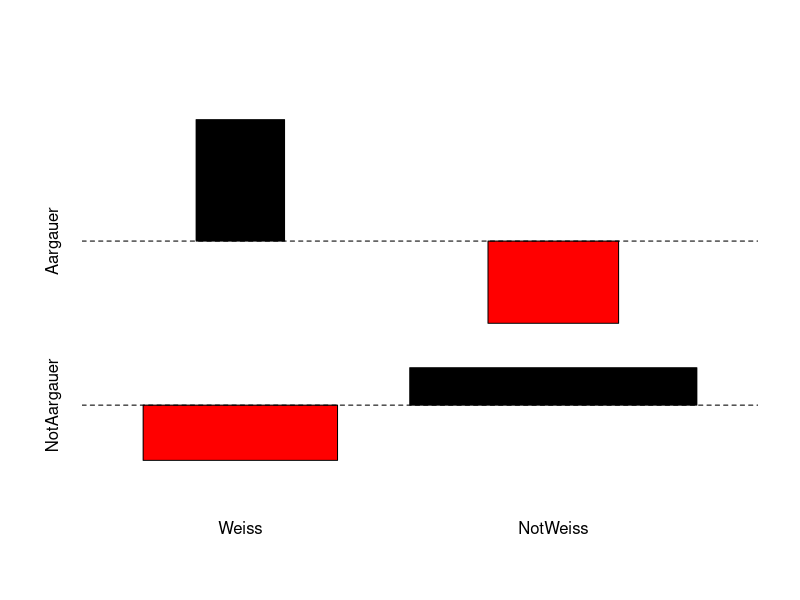
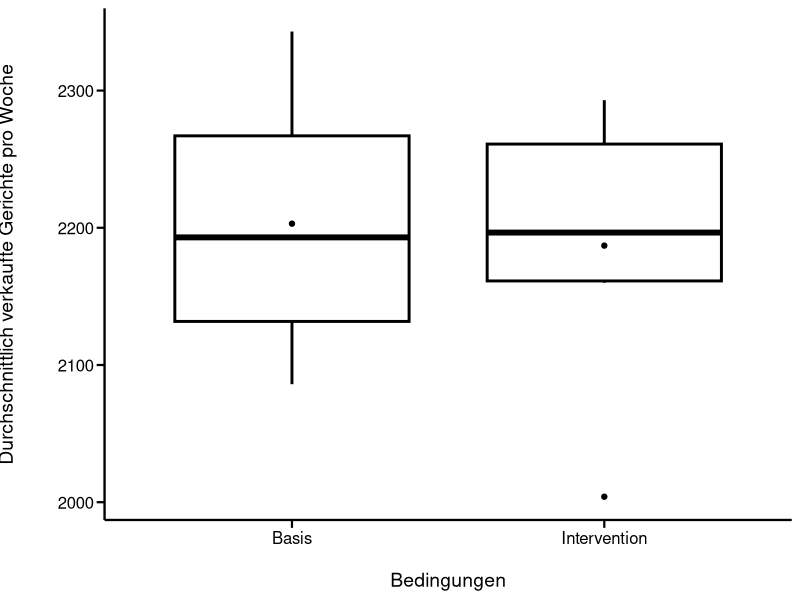

These figures' R source, in order:
## ---- chunk 1
#| message: false

# lade Packages
library("ggplot2")
library("dplyr")
library("readr")

# definiert mytheme für ggplot2 (verwendet dabei theme_classic())
mytheme <- 
  theme_classic() + 
  theme(axis.line = element_line(linewidth = 0.8, color = "black"), 
        axis.text = element_text(size = 12, color = "black"), 
        axis.title = element_text(size = 14, color = "black"), 
        axis.ticks = element_line(linewidth = 0.75, color = "black"), 
        axis.ticks.length = unit(0.2, "cm"),
        axis.title.y = element_text(vjust = 4),
             plot.margin = margin(t = 6, r = 6, b = 6, l = 10)
        )
## ---- chunk 2
# Matrix erstellen
Aargauer <- c(4, 2)
names(Aargauer) <- c("Weiss", "NotWeiss")
NotAargauer <- c(7, 22)
names(NotAargauer) <- c("Weiss", "NotWeiss")
AGsocks <- data.frame(Aargauer, NotAargauer)
AGsocks <- as.matrix(AGsocks)
AGsocks

# Daten anschauen mit erstem Google-Ergebnis für "Assoziation Plot r"
# Interpretation des Plots mit dem Befehl ?assocplot
assocplot(AGsocks) 
## ---- chunk 3
# Tests durchführen
chisq.test(AGsocks) # Chi-Quadrat-Test nur zum anschauen
fisher.test(AGsocks) # "Fisher's Exact Test for Count Data"
## ---- chunk 4
# Daten laden
df <- read_delim("datasets/stat/Novanimal_Weeks.csv", delim = ";")
df # Daten anschauen

# Voraussetzungen für einen t-Test prüfen
ggplot(df, aes(x = condit, y = tot_sold)) + # achtung 0 Punkt fehlt
  geom_boxplot(color = "black", size = 1) +
  stat_summary(fun = mean, geom = "point") +
  labs(x = "\nBedingungen", y = "Durchschnittlich verkaufte Gerichte pro Woche\n") +
  mytheme
## ---- chunk 5
# führt einen t-Tests durch;
# es wird angenommen, dass die Verkaufszahlen zwischen den Bedingungen
# unabhängig sind

t_test <- t.test(tot_sold ~ condit, data = df)
t_test
